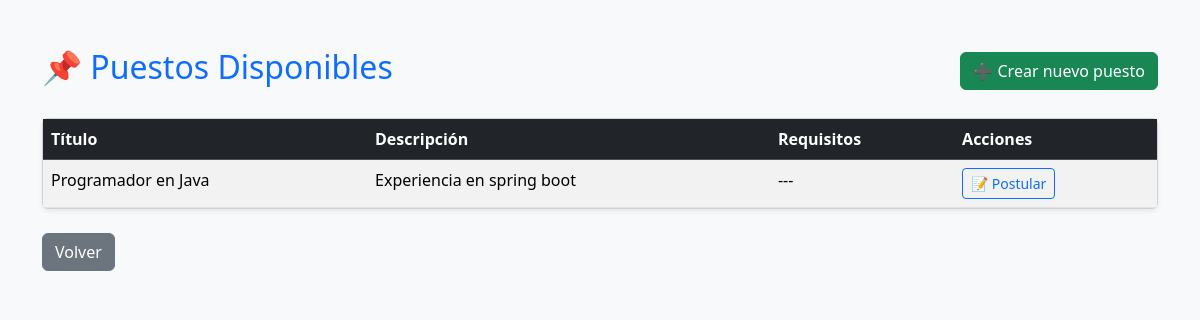
The page /puestos/ on the database as committed earlier.
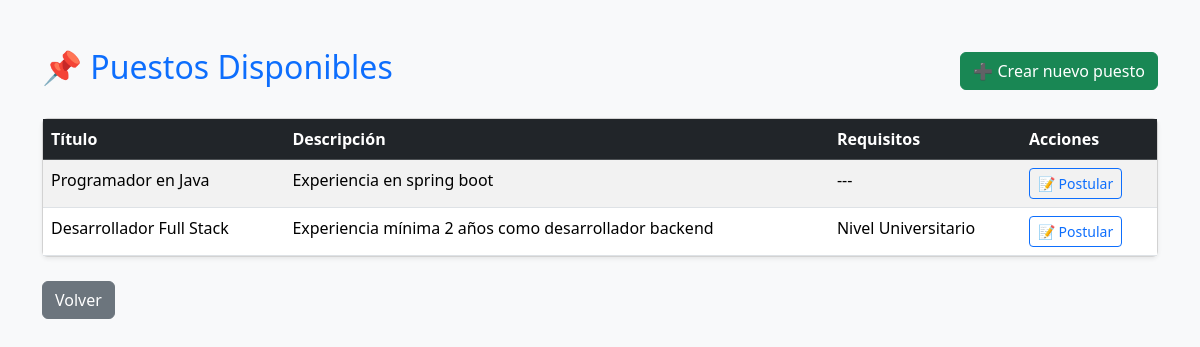
The same page on the database as committed later.
### evaluador/models.py (models this page shows, shortened)
class Puesto(models.Model):
    titulo = models.CharField(max_length=100)
    descripcion = models.TextField()
    requisitos = models.TextField(help_text="Habilidades requeridas separadas por coma")
    experiencia_minima = models.IntegerField()
    estado = models.CharField(
        max_length=10,
        choices=[('abierto', 'Abierto'), ('cerrado', 'Cerrado')],
        default='abierto'
    )

### evaluador/views.py (the view)
# urls.py: path('puestos/', views.listar_puestos, name='listar_puestos'),
def listar_puestos(request):
    puestos = Puesto.objects.filter(estado='abierto')
    return render(request, 'evaluador/puestos.html', {'puestos': puestos})

### evaluador/templates/evaluador/puestos.html (shortened to what this page needs)
<!DOCTYPE html>
<html lang="es">
<head>
    <link href="https://cdn.jsdelivr.net/npm/bootstrap@5.3.3/dist/css/bootstrap.min.css" rel="stylesheet">
</head>
<body class="bg-light">
<div class="container mt-5">
    <div class="d-flex justify-content-between align-items-center mb-4">
        <h2 class="text-primary">📌 Puestos Disponibles</h2>
        <a href="{% url 'crear_puesto' %}" class="btn btn-success">➕ Crear nuevo puesto</a>
    </div>
    <div class="card shadow-sm">
        <div class="card-body p-0">
            <table class="table table-striped table-hover mb-0">
                <thead class="table-dark">
                    <tr>
                        <th>Título</th>
                        <th>Descripción</th>
                        <th>Requisitos</th>
                        <th>Acciones</th>
                    </tr>
                </thead>
                <tbody>
                    {% for puesto in puestos %}
                    <tr>
                        <td>{{ puesto.titulo }}</td>
                        <td>{{ puesto.descripcion }}</td>
                        <td>{{ puesto.requisitos }}</td>
                        <td>
                            <a href="{% url 'postular_puesto' puesto.id %}" class="btn btn-outline-primary btn-sm">
                                📝 Postular
                            </a>
                        </td>
                    </tr>
                    {% empty %}
                    <tr>
                        <td colspan="4" class="text-center text-muted">No hay puestos disponibles.</td>
                    </tr>
                    {% endfor %}
                </tbody>
            </table>
        </div>
    </div>
    <br>
    <a href="/" class="btn btn-secondary me-2"> Volver</a>
</div>
</body>
</html>

Rows that differ between the two databases and show on the page:
added Puesto: titulo "Desarrollador Full Stack", descripcion "Experiencia mínima 2 años como desarrollador backend", requisitos "Nivel Universitario"
